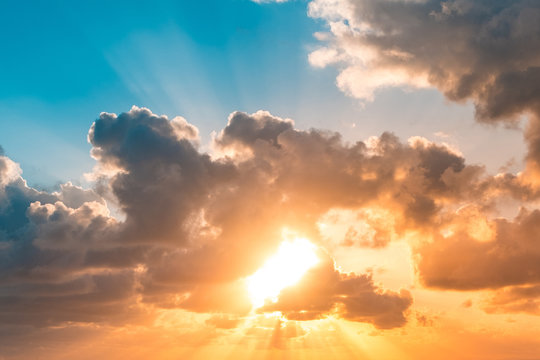
#> input picture uploads/sunwithcloud.jpg, 540 x 360 px, found by its file name
$ python humidity.py
#> lines starting #> are read from the running program, lines starting #| are printed output that depends on the picture; after the words box and inside, x2 and y2 are one past the last pixel; in counts of white or black regions, pixels touching at a corner belong together; long printed decimals are rounded
import cv2
import numpy as np

# Load the image
image = cv2.imread('sunwithcloud.jpg')
#> image is the input picture: shape (360, 540, 3); mean B, G, R 130.7, 152.5, 162.1

# Preprocess the image if necessary
# Apply any necessary resizing, cropping, or filtering steps

# Convert the image to a suitable color space (e.g., grayscale, HSV, LAB)
gray_image = cv2.cvtColor(image, cv2.COLOR_BGR2GRAY)
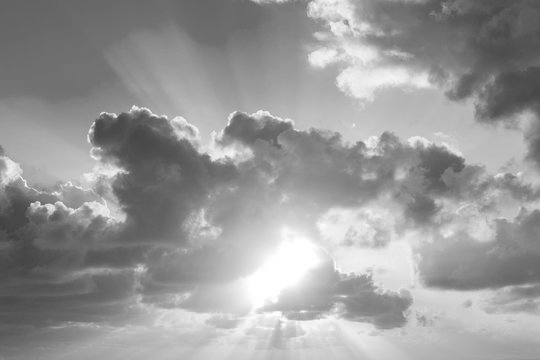
#> gray_image: shape (360, 540); min 65, max 255, mean 152.9

# Apply image processing techniques to identify humidity-related patterns
# This step heavily depends on the specific indicators or patterns you're looking for
# Example: Applying a threshold to extract regions with high humidity indicator
_, threshold = cv2.threshold(gray_image, 200, 255, cv2.THRESH_BINARY)
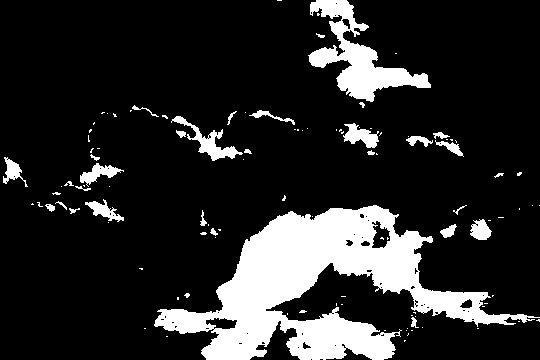
#> threshold: shape (360, 540); 16.1% white; 108 white regions (77 under 20 px), largest, box (x1, y1, x2, y2) and area: (154, 205, 540, 360) 22901, (308, 0, 431, 102) 4179, (171, 116, 243, 161) 789

# Analyze the extracted information and derive a measure or estimate of humidity
# This step will highly depend on the nature of the humidity-related patterns in your image
# Example: Counting the number of white pixels in the thresholded image
humidity_pixels = np.sum(threshold == 255)
#> humidity_pixels = 31354

# Calculate humidity percentage based on total image pixels or a calibration curve
total_pixels = threshold.shape[0] * threshold.shape[1]
#> total_pixels = 194400
humidity_percentage = (humidity_pixels / total_pixels) * 100
#> humidity_percentage = 16.13

# Print the humidity percentage
print("Humidity: {}%".format(humidity_percentage))
#| Humidity: 16.129%
